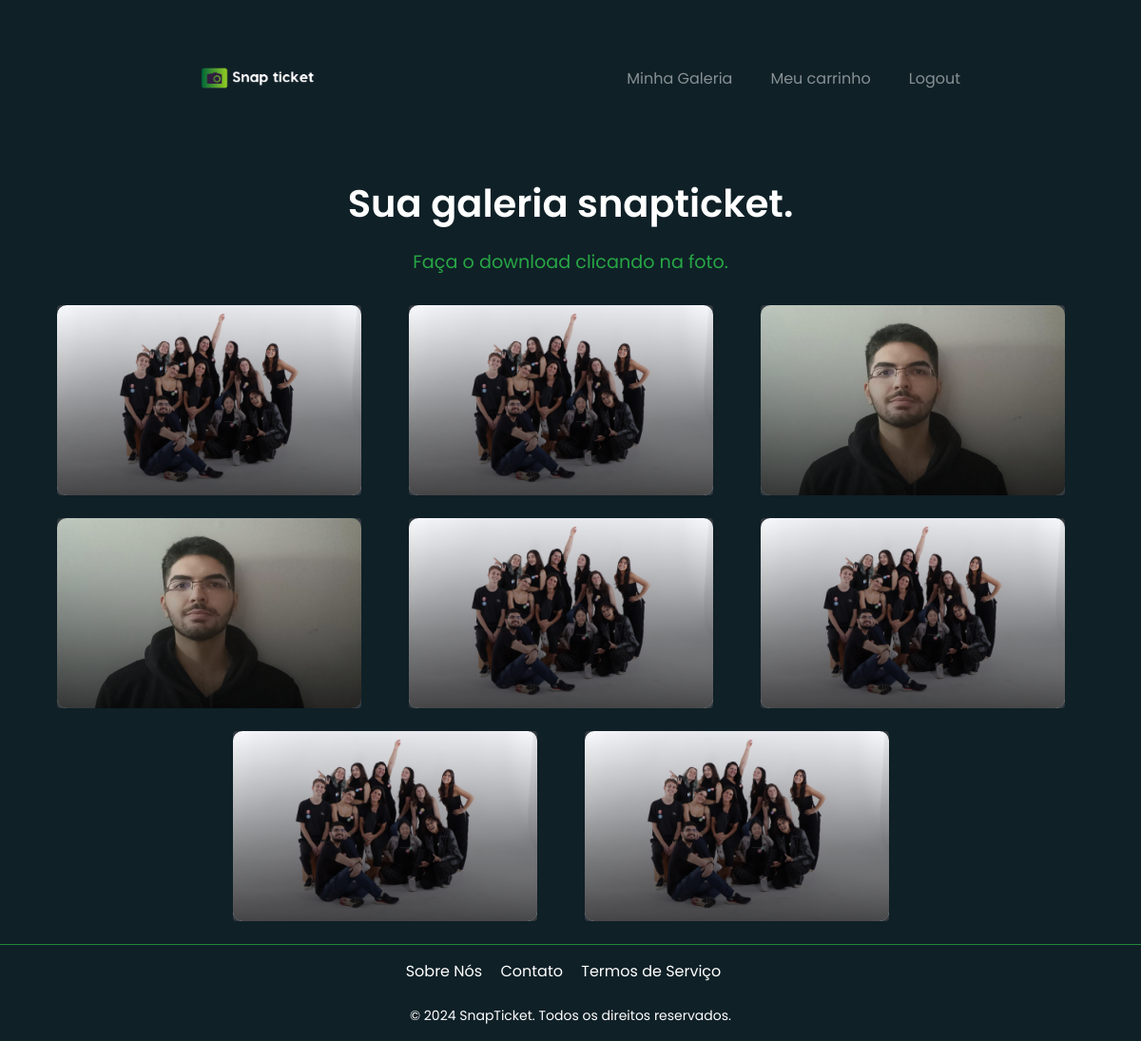
Page /galeria (signed in) on the earlier database version.
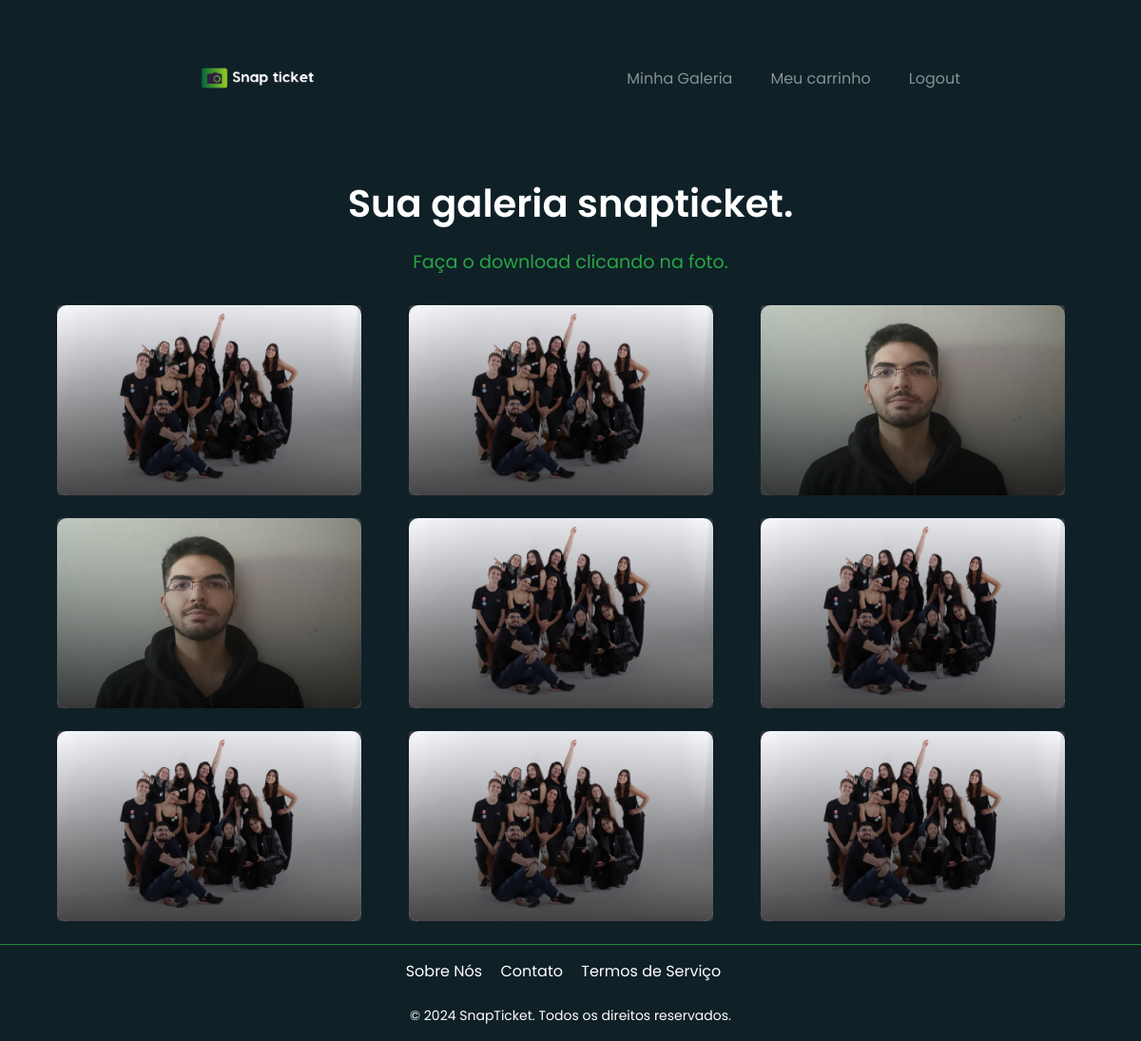
Same page on the later database version.
### app/models.py (models this page shows)
class FotosGaleria(db.Model):
    __tablename__ = 'fotos_galeria'
    id = db.Column(db.Integer, primary_key=True)
    user_id = db.Column(db.Integer, db.ForeignKey('usuarios.id'), nullable=False)
    caminho_imagem = db.Column(db.String(255), nullable=False)
    data_adicao = db.Column(db.DateTime, default=datetime.utcnow)
    user = db.relationship('Usuario', back_populates='fotos_galeria')

### app/main/views.py (the view)
@main.route('/galeria')
@login_required
def galeria():
    fotos = FotosGaleria.query.filter_by(user_id=current_user.id).all()
    return render_template('galeria.html', fotos=fotos)

### app/__init__.py (called while the page is built)
def create_app():
    app = Flask(__name__)
    app.config.from_object(Config)
    db.init_app(app)
    migrate.init_app(app, db)
    login_manager = LoginManager()
    login_manager.login_view = 'main.login'
    login_manager.init_app(app)
    for folder in [app.config['UPLOAD_FOLDER'],
                   app.config['USER_SELFIES_FOLDER'],
                   app.config['EVENT_COVERS_FOLDER']]:
        if not os.path.exists(folder):
            os.makedirs(folder)
    from app.models import Usuario  # Import aqui para evitar importação circular
    @login_manager.user_loader
    def load_user(user_id):
        return Usuario.query.get(int(user_id))
    from .main import main as main_blueprint
    app.register_blueprint(main_blueprint)
    return app

### app/templates/galeria.html (shortened to what this page needs)
<!DOCTYPE html>
<html lang="pt-br">
<head>
  <link rel="stylesheet" href="https://stackpath.bootstrapcdn.com/bootstrap/4.5.2/css/bootstrap.min.css">
  <link rel="stylesheet" href="{{ url_for('static', filename='css/home.css') }}">
  <link rel="stylesheet" href="{{ url_for('static', filename='css/loading.css') }}">
</head>
<body>
{% extends "base.html" %}
{% block content %}
<div class="container">
    <h1 class="title my-4">Sua galeria snapticket.</h1>
    <p class="search-subtitle">Faça o download clicando na foto.</p>
    <div class="row justify-content-center">
        {% for foto in fotos %}
        <div class="col-md-4 mb-4">
            <div class="card bg-dark text-light">
                <img src="{{ url_for('static', filename=foto.caminho_imagem) }}" class="card-img" alt="Foto da Galeria">
                <div class="card-img-overlay d-flex flex-column justify-content-end">
                </div>
            </div>
        </div>
        {% endfor %}
    </div>
</div>
{% endblock %}

### app/templates/base.html (shortened to what this page needs)
<!DOCTYPE html>
<html lang="pt-br">
<head>
  <link rel="stylesheet" href="https://stackpath.bootstrapcdn.com/bootstrap/4.5.2/css/bootstrap.min.css">
  <link rel="stylesheet" href="{{ url_for('static', filename='css/home.css') }}">
</head>
<body>
  <header>
    <nav class="navbar navbar-expand-lg navbar-dark bg-dark">
      <a class="navbar-brand" href="{{ url_for('main.home') }}">
        <img src="{{ url_for('static', filename='images/logo.png') }}" alt="Logo SnapTicket" style="height: 120px;">
    </a>
      <div class="collapse navbar-collapse" id="navbarNav">
        <ul class="navbar-nav ml-auto">
          {% if current_user.is_authenticated %}
          <li class="nav-item">
            <a class="nav-link" href="{{ url_for('main.galeria') }}">Minha Galeria</a>
          </li>
          <li class="nav-item">
            <a class="nav-link" href="{{ url_for('main.cart') }}">Meu carrinho</a>
          </li>
          <li class="nav-item">
            <a class="nav-link" href="{{ url_for('main.logout') }}">Logout</a>
          </li>
          {% endif %}
        </ul>
      </div>
    </nav>
  </header>
  <main>
    {% block content %}{% endblock %}
  </main>
  <footer class="footer mt-auto py-3">
    <div class="container">
      <div class="row">
        <div class="col-md-12">
          <ul class="list-unstyled text-center">
            <li><a href="#">Sobre Nós</a></li>
            <li><a href="#">Contato</a></li>
            <li><a href="#">Termos de Serviço</a></li>
          </ul>
        </div>
      </div>
      <div class="text-center mt-4">
        <p>&copy; 2024 SnapTicket. Todos os direitos reservados.</p>
      </div>
    </div>
  </footer>
</body>
</html>

### app/static/css/home.css (style rules this page uses)
body { background-color: #0f2027; font-family: 'Poppins', sans-serif; margin: 0; padding: 0; color: #fff; }
header { background: transparent; padding: 10px 0; }
.navbar { display: flex; justify-content: space-between; align-items: center; width: 100%; padding-left: 15%; padding-right: 15%; background: none !important; }
.navbar-brand { text-align: left; flex-grow: 1; }
.navbar-nav { display: flex; list-style: none; margin: 0; padding-left: 0; gap: 20px; }
.nav-item { padding: 0 10px; }
.nav-link { color: #fff; padding: 8px 12px; }
.navbar-expand-lg .navbar-nav .nav-link { padding-right: 0; padding-left: 0; }
.search-subtitle { font-size: 1.2em; margin-bottom: 20px; color: #28a745; }
.card { background-color: transparent; border: none; position: relative; width: 100%; max-width: 320px; height: auto; }
.card-img { border-radius: 10px; width: 100%; height: 200px; object-fit: cover; }
.card-img-overlay { position: absolute; bottom: 0; left: 0; right: 0; padding: 15px; background: linear-gradient(to top, rgba(0, 0, 0, 0.7), rgba(0, 0, 0, 0)); border-radius: 10px; }
.footer { background-color: #0f2027; color: #ffffff; padding: 20px 0; border-top: 1px solid #218838; }
.footer ul { list-style-type: none; padding: 0; margin: 0; }
.footer ul li { display: inline; margin-right: 15px; }
.footer ul li a { color: #ffffff; text-decoration: none; }
.footer .text-center p { margin: 0; font-size: 14px; }
.title { color: white; font-family: 'Poppins', sans-serif; font-weight: 600; font-size: 2.5rem; }
.container { display: flex; flex-direction: column; align-items: center; }
.row { display: flex; flex-wrap: wrap; justify-content: center; width: 100%; }
.title, .search-subtitle { margin-bottom: 30px; text-align: center; }

Differences in the rows shown:
added FotosGaleria: caminho_imagem (picture)
